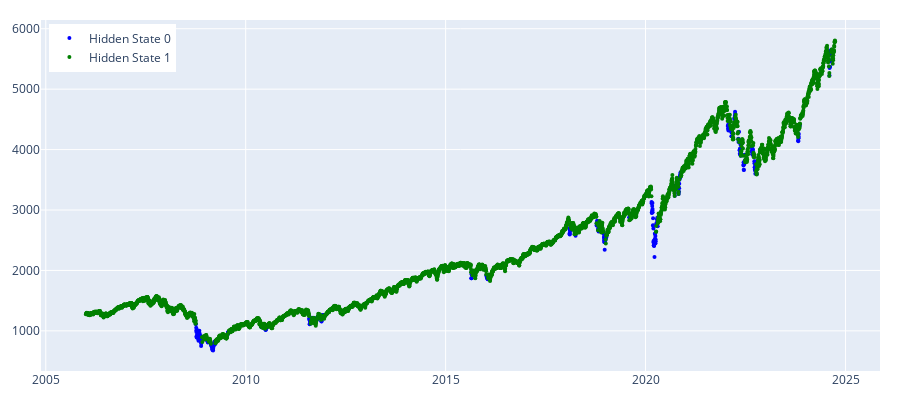

Write notebook code for a chart like this one.
### Code cell
states_pred_hmm = feed_forward_training(model_hmm, params, prices_array, split_index, 20)
plot_hidden_states(np.array(states_pred_hmm), prices[[f'{"Min.Dollar"}']][split_index:])

### Figure 1 — Plotly figure (JSON) as saved in the notebook; plotly's stock layout.template omitted (floating-point values rounded to 4 significant figures; data arrays with more than 128 entries replaced by an {"elided": "..."} marker saying what was removed)
{"data": [{"marker": {"color": "blue", "size": 4}, "mode": "markers", "name": "Hidden State 0", "type": "scatter", "x": {"elided": "347 str values"}, "y": {"elided": "347 float values"}}, {"marker": {"color": "green", "size": 4}, "mode": "markers", "name": "Hidden State 1", "type": "scatter", "x": {"elided": "4374 str values"}, "y": {"elided": "4374 float values"}}], "layout": {"height": 400, "legend": {"x": 0.01, "xanchor": "left", "y": 0.99, "yanchor": "top"}, "margin": {"b": 20, "l": 20, "r": 20, "t": 20}, "width": 900}}
